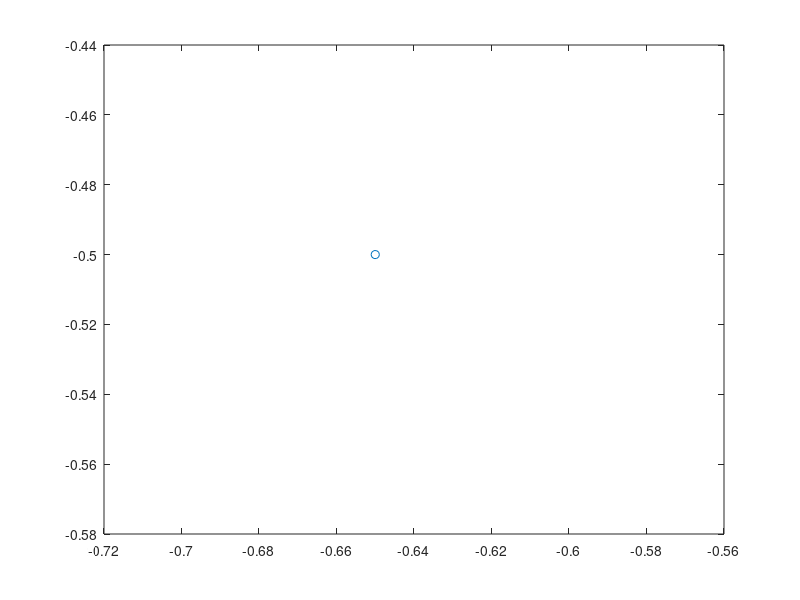

MATLAB code for this plot: (Note: this script raises an error after producing the figure.)

% r = [1;-1];
% f = x.*y-x.^2-y.^2-2.*x-2.*y+4;

% plots a ascent
r = [-0.65;-0.5];
[x,y] = meshgrid(-3:.01:1, -3:.01:1);
f = x.*y-x.^2-y.^2-2.*x-2.*y+4;
% contour(x,y,f)
% hold on;
plot(r(1), r(2),'o')
hold on
% performs an ascent, locking function
% in order to make it a descent, go the opposite way!

% setup a publisher
% pub = rospublisher('/raw_vel');
% message = rosmessage(pub);   

% find our gradient and scale
% [gx,gy] = gradient(f);
% grad = 100 .* [-gx(round(r(2),2)*100+301, round(r(1),2)*100+301);
%                -gy(round(r(2),2)*100+301, round(r(1),2)*100+301)];
xp = round(r(2),2)*100+301;
yp = round(r(1),2)*100+301;
[gx, gy] = gradGenerator(xp, yp);
grad = 100 .* [gx; gy];
lambda = .25; % feet
delta = .99; % current delta
tolerance = .01; % gradient norm tolerance
orientation = [0;1]; %initial orientation

% calculate current angle change necessary
angle = acos(dot(orientation, grad)./norm(grad));
orientation = grad./norm(grad);

% perform initial rotation
time = 2*angle/(pi / 2);
% message.Data = [-.1,.1];  
% send(pub, message);
% pause(time);
% message.Data = [0,0];
% send(pub,message);

% stop when the norm of the gradient is greater than tolerance
norm(grad)

while norm(grad) > tolerance
    norm(grad)
    %move distance lambda along gradient
    time = (lambda/3.281)/0.1;
%     message.Data = [.1,.1];
%     send(pub, message);
%     pause(time);
%     message.Data = [0,0];
%     send(pub,message);
    
    %calculate new position
    r = r + lambda*grad./norm(grad);
    
    %calculate new lamba
    lambda = lambda*delta;
    
    %find gradient at new position
    grad = 100.*[gx(round(r(2),2)*100+301, round(r(1),2)*100+301);
    gy(round(r(2),2)*100+301, round(r(1),2)*100+301)];

    %calculate angle between orientation and gradient
    angle = acos(dot(orientation, grad)./norm(grad));
    orientation = grad./norm(grad);
    
    %rotate said angle
    time = 2*angle/1.5748;
%     message.Data = [-.1,.1];
%     send(pub, message);
    pause(time);
%     message.Data = [0,0];
%     send(pub,message);
    plot(r(1), r(2),'o')
end

% stop moving, we're done!
% message.Data = [0,0];
% send(pub,message);